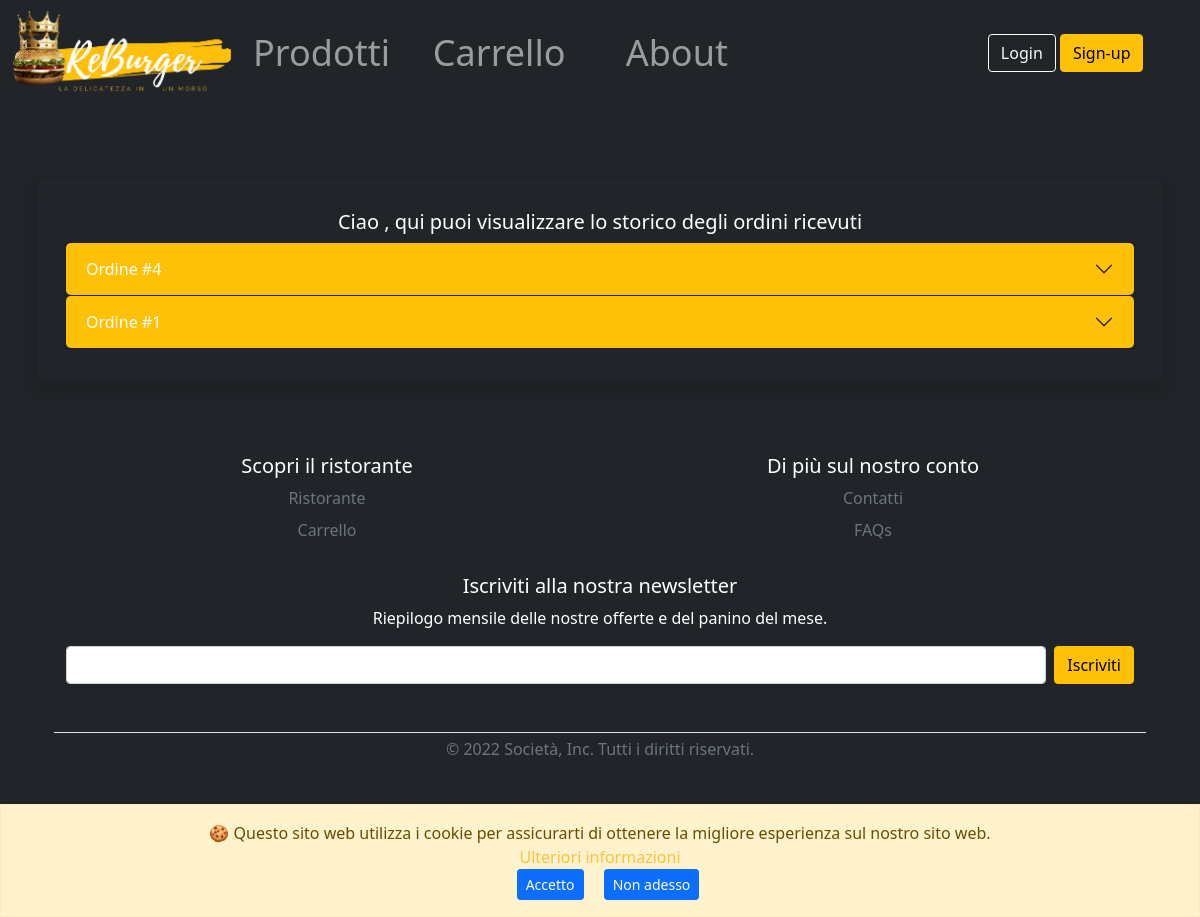
The app's page /ordini.php, older data.
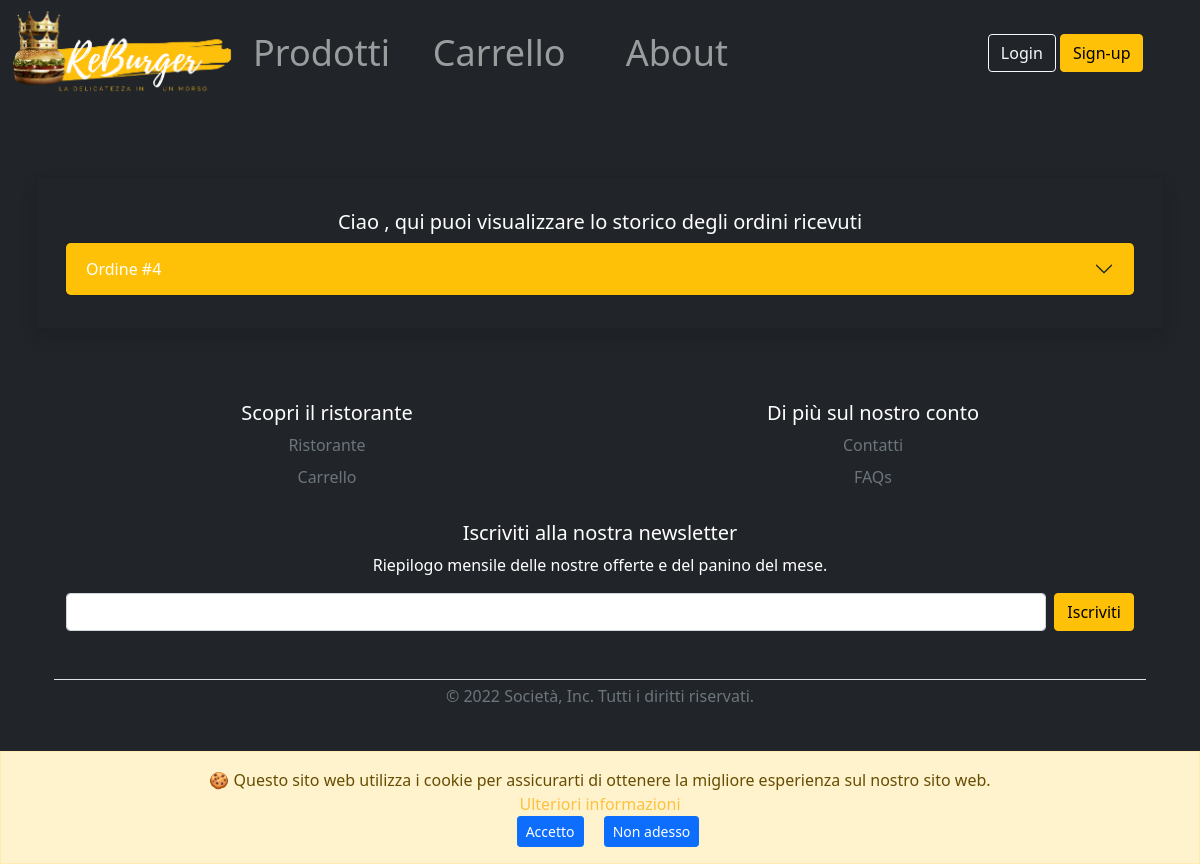
The same page, newer data.
### tables this page shows
CREATE TABLE IF NOT EXISTS `ordine` (
  `idordine` INT NOT NULL AUTO_INCREMENT UNIQUE,
  `utente` INT,
  `prezzo` INT DEFAULT 0,
  `data_ordine` DATE DEFAULT current_timestamp(),
  `ora_ordine` TIME DEFAULT current_timestamp(),
  `stato` INT(1) DEFAULT 0,  
  `pagamento` INT(1) DEFAULT 1,  
  `ora_consegna` TIME,
  PRIMARY KEY (`idordine`));

### ordini.php (called while the page is built, shortened)
<?php
require_once 'bootstrap.php';
$templateParams["titolo"] = "ReBurger - Profilo";
$templateParams["nome"] = "ordini-form.php";
$templateParams["ordine"] = $dbh->getOrdini();
require_once 'template/base.php';
?>

### db/dbHelper.php (called while the page is built, shortened)
<?php
class DatabaseHelper{
    private $db;
    public function __construct($servername, $username, $password, $dbname, $port){
        $this->db = new mysqli($servername, $username, $password, $dbname, $port);
    }
    public function getOrdini(){
        $stmt = $this->db->prepare("SELECT * FROM ordine ORDER BY idordine DESC");
        $stmt->execute();
        $result = $stmt->get_result();
        return $result->fetch_all(MYSQLI_ASSOC);
    }
}
?>

### bootstrap.php (called while the page is built, shortened)
<?php
require_once("db/dbHelper.php");
require_once "utilityFunctions.php";
$dbh = new DatabaseHelper("localhost", "root", "", "reburger", 3306);
?>

### utilityFunctions.php (called while the page is built, shortened)
<?php
require_once 'bootstrap.php';
function createCopyright(){
    $year = date('Y');
    $msg = '&copy; ' . $year;
    return $msg;
}
?>

### template/ordini-form.php (the view, shortened to what this page needs)
<div class="mx-5" id="OrdiniContainer">
    <div class="mt-4 text-white text-center ">
      <div class="row col row-cols-1 row-cols-md-1 g-4">
        <div class="card bg-dark rounded-6 shadow">
              <div class="card-body my-3">
                                <?php if( $templateParams["ordine"]== null):?>
                                  <div class="text-white text-center">
                                    <p class="title display-4 fw-bold text-center">Non sono presenti ordini al momento</p>
                                    <img src="img\Carrellovuoto.png" alt="Non ci sono ordini" style="width:350px "/>
                                </div>
                            </div>
                    <?php else: ?>
                      <h5 class="card-title text-white text-center">Ciao <?php echo strtoupper($_SESSION["username"]); ?>, qui puoi visualizzare lo storico degli ordini ricevuti</h5>
                    <div class="accordion" id="accordionContainer">
                    <?php foreach($templateParams["ordine"] as $ordine) :?>
                      <div class="accordion-item bg-dark">
                        <h2 class="accordion-header" id="heading<?php echo $ordine["idordine"];?>">
                        <?php if($ordine["stato"] == 1 || $ordine["stato"] == 2 || $ordine["stato"] ==3):?>
                          <button class="accordion-button collapsed bg-warning text-white border-0 rounded-3" id="btnOrd" type="button" data-bs-toggle="collapse" data-bs-target="#collapse<?php echo $ordine["idordine"];?>" aria-expanded="true" aria-controls="collapse<?php echo $ordine["idordine"];?>">
                            Ordine #<?php echo $ordine["idordine"];?>
                            </button>
                            <?php endif;?>
                          </h2>
              </div>
              <?php endforeach; ?>
          </div>
         </div>
        <?php endif; ?>
        </div>
      </div>
    </div>
</div>

### template/base.php (shortened to what this page needs)
<!DOCTYPE html>
<html lang="it">
    <head>
            <link href="https://cdn.jsdelivr.net/npm/bootstrap@5.1.3/dist/css/bootstrap.min.css" rel="stylesheet">
            <link rel="stylesheet" href="css/styleSmartphone.css">
            <link rel="stylesheet" href="https://cdn.jsdelivr.net/npm/bootstrap-icons@1.8.1/font/bootstrap-icons.css">
    </head>
<body class="bg-dark">
<?php include 'cookie.php'; ?>
<header class="bg-dark text-white d-block">
<?php include 'header.php'; ?>
</header>
    <div class="row mx-4 p-2 pb-0 pe-lg-0 pt-lg-5 justify-content-md-center rounded-3">
</div>
<main>
  <?php
      if(isset($templateParams["nome"])){
          require($templateParams["nome"]);}
  ?>
</main>
<div class="container-md justify-content-center">
<?php include 'footer.php' ?>
</div>
</body>
</html>

### template/cookie.php (shortened to what this page needs)
<div id="cb-cookie-banner" class=" alert alert-warning fade show  text-center mb-0" role="alert" <?php if(isset($_COOKIE["username"])){echo "hidden";}
?> >
  🍪  Questo sito web utilizza i cookie per assicurarti di ottenere la migliore esperienza sul nostro sito web.<?php echo $_SESSION["sceltaCookie"] ?><br>
  <a href="https://www.garanteprivacy.it/faq/cookie" target="blank">Ulteriori informazioni</a> <br>
    <button class="btn btn-primary btn-sm ms-3" value="accetto" onclick="changeBannerState(this.value)"> Accetto </button>
    <button class="btn btn-primary btn-sm ms-3" value="rifiuto" onclick="changeBannerState(this.value)"> Non adesso </button>
</div>

### template/header.php (shortened to what this page needs)
<nav class="navbar navbar-expand-sm bg-dark navbar-dark">
  <div class="col-12 container-fluid justify-content-sm-center">
    <img class="col justify-content-lg-start overflow-hidden" src="img/Logo2.png" alt="ReBurger Logo" onclick='window.location="index.php"'/>
    <?php if(isset($_SESSION["venditore"])){ ?>
    <div class="container-mb col-5 collapse navbar-collapse" id="collapsibleNavbar">
      <ul class="col-12 navbar-nav text-center" style="font-size:3vw;">
        <li class="nav-item col-sm-3 ">
          <a class="nav-link" href="listaProdotti.php">Prodotti</a>
        </li>
        <li class="nav-item col-sm-3">
          <a class="nav-link" href="contatti.php">About</a>
        </li>
        <li class="nav-item col-sm-3">
          <a class="nav-link" href="ordini.php">Ordini</a>
        </li>
        <li class="nav-item col-sm-3">
          <a class="nav-link" href="login.php"><?php echo strtoupper($_SESSION["username"]) ?></a>
        </li>
      </ul>
    </div>
      <div class="container text-lg-center text-sm-end col  d-none d-md-block">
        <button type="button" class="btn btn-outline-warning" onclick='window.location="index.php?logout=1"'>LOGOUT</button>
      </div>
    </div>
  <?php }else { ?>
    <div class="container-mb col-5 collapse navbar-collapse" id="collapsibleNavbar">
      <ul class="col-12 navbar-nav text-center" style="font-size:3vw;">
        <li class="nav-item col-sm-3 ">
          <a class="nav-link" href="menu.php">Prodotti</a>
        </li>
        <li class="nav-item col-sm-3">
          <a class="nav-link" href="carrello.php">Carrello</a>
        </li>
        <li class="nav-item col-sm-3">
          <a class="nav-link" href="contatti.php">About</a>
        </li>
      </ul>
    </div>
    <div class="container text-lg-center text-sm-end col  d-none d-md-block">
      <button type="button" class="btn btn-outline-light" onclick='window.location="login.php"'>Login</button>
      <button type="button" class="btn btn-warning my-2" onclick='window.location="signup.php"'>Sign-up</button>
    </div>
<?php } ?>
</nav>

### template/footer.php (shortened to what this page needs)
<?php
require_once 'utilityFunctions.php';
require_once 'bootstrap.php';
$colFooter = [1 => "Scopri il ristorante", 2 => "Di più sul nostro conto" ];
$footerLink = [
  ["Ristorante","Contatti"],
  ["Carrello", "FAQs"]];
$links=["menu.php","carrello.php","contatti.php","faqs.php"];
$i=0;
?>
<footer class="py-5 m-4 text-center text-white">
  <div class="row">
    <?php foreach($colFooter as $num => $titolo):?>
      <div class="col-6">
        <h5><?php echo $titolo?></h5>
        <ul class="nav flex-column">
        <?php foreach ($footerLink as list($group1,$group2)) :?>
          <li class="nav-item mb-2"><a href="<?php echo $links[$i] ?>" class="nav-link p-0 text-muted">
            <?php if($num <2) {
              echo $group1;
            }else{
              echo $group2;
            }
            $i= $i+1;?></a></li>
        <?php endforeach ; ?>
      </ul>
    </div>
  <?php endforeach ;?>
  <div class="col-12 py-4">
    <form action="" id="form1" class="signupform" name="signupform">
      <h5>Iscriviti alla nostra newsletter</h5>
      <p>Riepilogo mensile delle nostre offerte e del panino del mese.</p>
      <div class="d-flex w-100 gap-2">
        <input id="newsletter1" type="text" class="form-control" placeholder="">
        <button id="signupNL" class="btn btn-warning" type="submit">Iscriviti</button>
      </div>
    </form>
  </div>
  <div class="col-12 d-block py-1 my-4 border-top">
    <p class="text-center text-muted"><?php echo createCopyright()?> Società, Inc. Tutti i diritti riservati.</p>
  </div>
  <div class="d-flex justify-content-center px-2 ">
    <ul class="list-unstyled d-flex text-white">
      <?php $social = [ "Meta" => '"bi bi-meta"', "Instagram" =>'"bi bi-instagram"', "Twitter" => '"bi bi-twitter"'];
      foreach($social as $nomeSocial => $icona): ?>
      <li class="ms-3"><a class="link-warning" href="#" id=<?php echo $nomeSocial?>><i class=<?php echo $icona?>></i></a></li>
      <?php endforeach; ?>
    </ul>
  </div>
</div>
</footer>

### css/styleSmartphone.css (style rules this page uses)
body> header img { height: 100%; width: 100%; }
header { display: none; }
footer, footer.py-5>div.row { display:inline-flex; }
#cb-cookie-banner { position:fixed; bottom: 0; left: 0; width: 100%; z-index: 999; border-radius: 0; }
.fade { opacity: 1; }
*, *:before, *:after { outline: 1px solid transparent; }
a:link { color: rgb(253, 193, 64); background-color: transparent; text-decoration: none; }
@media only screen and (min-width: 992px) and (max-width: 1211px) { footer, footer.py-5>div.row { display:inline-flex; } }

Row changes from the older to the newer data that the page shows:
removed ordine: idordine "1"
